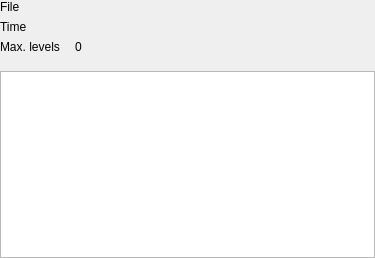
<?xml version="1.0" encoding="UTF-8"?>
<ui version="4.0">
 <class>ScxmlEditor::Common::Statistics</class>
 <widget class="QWidget" name="ScxmlEditor::Common::Statistics">
  <property name="geometry">
   <rect>
    <x>0</x>
    <y>0</y>
    <width>375</width>
    <height>258</height>
   </rect>
  </property>
  <property name="windowTitle">
   <string/>
  </property>
  <layout class="QGridLayout" name="gridLayout">
   <property name="leftMargin">
    <number>0</number>
   </property>
   <property name="topMargin">
    <number>0</number>
   </property>
   <property name="rightMargin">
    <number>0</number>
   </property>
   <property name="bottomMargin">
    <number>0</number>
   </property>
   <property name="horizontalSpacing">
    <number>15</number>
   </property>
   <property name="verticalSpacing">
    <number>6</number>
   </property>
   <item row="1" column="0">
    <widget class="QLabel" name="label_3">
     <property name="text">
      <string>Time</string>
     </property>
    </widget>
   </item>
   <item row="1" column="1">
    <widget class="QLabel" name="m_timeLabel">
     <property name="text">
      <string/>
     </property>
    </widget>
   </item>
   <item row="2" column="1">
    <widget class="QLabel" name="m_levels">
     <property name="text">
      <string>0</string>
     </property>
    </widget>
   </item>
   <item row="0" column="0">
    <widget class="QLabel" name="label_2">
     <property name="text">
      <string>File</string>
     </property>
    </widget>
   </item>
   <item row="0" column="1">
    <widget class="QLabel" name="m_fileNameLabel">
     <property name="sizePolicy">
      <sizepolicy hsizetype="Expanding" vsizetype="Preferred">
       <horstretch>0</horstretch>
       <verstretch>0</verstretch>
      </sizepolicy>
     </property>
     <property name="text">
      <string/>
     </property>
    </widget>
   </item>
   <item row="4" column="0" colspan="2">
    <widget class="QTableView" name="m_statisticsView">
     <property name="alternatingRowColors">
      <bool>true</bool>
     </property>
     <property name="verticalScrollMode">
      <enum>QAbstractItemView::ScrollPerPixel</enum>
     </property>
     <property name="horizontalScrollMode">
      <enum>QAbstractItemView::ScrollPerPixel</enum>
     </property>
     <property name="showGrid">
      <bool>false</bool>
     </property>
     <property name="sortingEnabled">
      <bool>true</bool>
     </property>
     <attribute name="horizontalHeaderCascadingSectionResizes">
      <bool>true</bool>
     </attribute>
     <attribute name="horizontalHeaderStretchLastSection">
      <bool>true</bool>
     </attribute>
     <attribute name="verticalHeaderVisible">
      <bool>false</bool>
     </attribute>
    </widget>
   </item>
   <item row="2" column="0">
    <widget class="QLabel" name="label">
     <property name="sizePolicy">
      <sizepolicy hsizetype="Preferred" vsizetype="Preferred">
       <horstretch>0</horstretch>
       <verstretch>0</verstretch>
      </sizepolicy>
     </property>
     <property name="text">
      <string>Max. levels</string>
     </property>
    </widget>
   </item>
   <item row="3" column="0">
    <widget class="QFrame" name="frame">
     <property name="minimumSize">
      <size>
       <width>0</width>
       <height>5</height>
      </size>
     </property>
     <property name="maximumSize">
      <size>
       <width>16777215</width>
       <height>5</height>
      </size>
     </property>
     <property name="frameShape">
      <enum>QFrame::NoFrame</enum>
     </property>
     <property name="frameShadow">
      <enum>QFrame::Raised</enum>
     </property>
    </widget>
   </item>
  </layout>
 </widget>
 <resources/>
 <connections/>
</ui>
